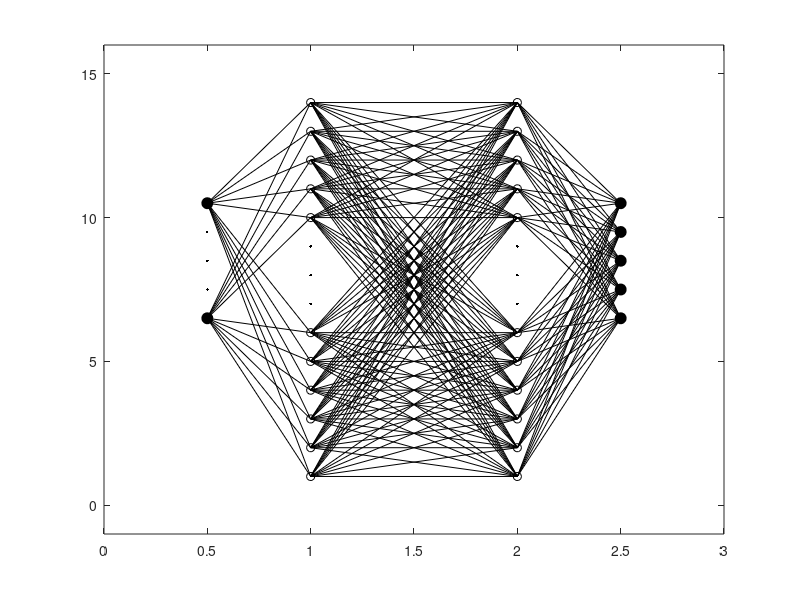

Here is the MATLAB script that generated this plot:

close all

y1 = [1:6];
x1 = 1*ones(1,6);

y2 = [7:9]
x2 = 1*ones(1,3)

y3 = [10:14]
x3 = 1*ones(1,5)

x4 = 2*ones(1,6)
x5 = 2*ones(1,3)
x6 = 2*ones(1,5)

x   = ones(1,14);
xx  = 2*ones(1,14);
y = [1:14];


figure
plot(x1,y1,'ko'), hold on
plot(x2,y2,'k.')
plot(x3,y3,'ko')

plot(x4,y1,'ko'), hold on
plot(x5,y2,'k.')
plot(x6,y3,'ko')

for ii = 1:6
    for kk=1:6
        for jj = 1:1
            plot([jj,jj+1],[kk,ii],'k-'), hold on
        end
% plot([1,3],[1,1],'-')
    end
end

for ii = 10:14
    for kk=10:14
        for jj = 1:1
            plot([jj,jj+1],[kk,ii],'k-'), hold on
        end
% plot([1,3],[1,1],'-')
    end
end

for ii = 1:6
    for kk=10:14
        for jj = 1:1
            plot([jj,jj+1],[kk,ii],'k-'), hold on
        end
% plot([1,3],[1,1],'-')
    end
end

for ii = 10:14
    for kk=1:6
        for jj = 1:1
            plot([jj,jj+1],[kk,ii],'k-'), hold on
        end
% plot([1,3],[1,1],'-')
    end
end

for ii = 1:6
    for kk=6.5:6.5
        for jj = .5:.5
            plot([jj,jj+.5],[kk,ii],'k-'), hold on
        end
    end
end

for ii = 10:14
    for kk=6.5:6.5
        for jj = .5:.5
            plot([jj,jj+.5],[kk,ii],'k-'), hold on
        end
    end
end

for ii = 1:6
    for kk=10.5:10.5
        for jj = .5:.5
            plot([jj,jj+.5],[kk,ii],'k-'), hold on
        end
    end
end

for ii = 10:14
    for kk=10.5:10.5
        for jj = .5:.5
            plot([jj,jj+.5],[kk,ii],'k-'), hold on
        end
    end
end

for ii = 1:6
    for kk=6.5:6.5
        for jj = 2.5:2.5
            plot([jj,jj-.5],[kk,ii],'k-'), hold on
        end
    end
end

for ii = 10:14
    for kk=6.5:6.5
        for jj = 2.5:2.5
            plot([jj,jj-.5],[kk,ii],'k-'), hold on
        end
    end
end

for ii = 1:6
    for kk=7.5:7.5
        for jj = 2.5:2.5
            plot([jj,jj-.5],[kk,ii],'k-'), hold on
        end
    end
end

for ii = 10:14
    for kk=7.5:7.5
        for jj = 2.5:2.5
            plot([jj,jj-.5],[kk,ii],'k-'), hold on
        end
    end
end

for ii = 1:6
    for kk=8.5:8.5
        for jj = 2.5:2.5
            plot([jj,jj-.5],[kk,ii],'k-'), hold on
        end
    end
end

for ii = 10:14
    for kk=8.5:8.5
        for jj = 2.5:2.5
            plot([jj,jj-.5],[kk,ii],'k-'), hold on
        end
    end
end

for ii = 1:6
    for kk=9.5:9.5
        for jj = 2.5:2.5
            plot([jj,jj-.5],[kk,ii],'k-'), hold on
        end
    end
end

for ii = 10:14
    for kk=9.5:9.5
        for jj = 2.5:2.5
            plot([jj,jj-.5],[kk,ii],'k-'), hold on
        end
    end
end

for ii = 1:6
    for kk=10.5:10.5
        for jj = 2.5:2.5
            plot([jj,jj-.5],[kk,ii],'k-'), hold on
        end
    end
end

for ii = 10:14
    for kk=10.5:10.5
        for jj = 2.5:2.5
            plot([jj,jj-.5],[kk,ii],'k-'), hold on
        end
    end
end

plot(2.5,6.5,'ko','markersize',8,'MarkerFaceColor','k')
plot(2.5,7.5,'ko','markersize',8,'MarkerFaceColor','k')
plot(2.5,8.5,'ko','markersize',8,'MarkerFaceColor','k')
plot(2.5,9.5,'ko','markersize',8,'MarkerFaceColor','k')
plot(2.5,10.5,'ko','markersize',8,'MarkerFaceColor','k')
plot(.5,6.5,'ko','markersize',8,'MarkerFaceColor','k')
plot(.5,7.5,'k.')
plot(.5,8.5,'k.')
plot(.5,9.5,'k.')
plot(.5,10.5,'ko','markersize',8,'MarkerFaceColor','k')

% plot([1,3],[])

ylim([-1 16])
xlim([0,3])
% axis off



